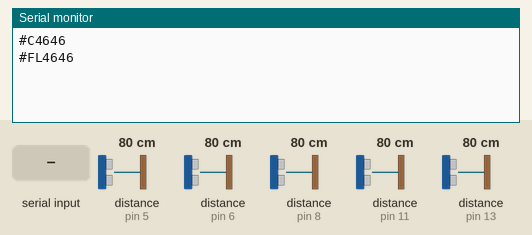
Recording of a sketch running on a simulated Arduino Mega 2560, built with avr-gcc and run on an emulated ATmega2560. On the bench: the last lines printed to the serial monitor. Wiring (inferred from the names in the program): 3 × ultrasonic range finder: trigger pin 4, echo pin 5 / trigger pin 9, echo pin 8 / trigger pin 10, echo pin 11. Inputs (shaded band) come from the test bench; at power-on: distance to the obstacle (sensors on pin 5, pin 6, pin 8, pin 11, pin 13) 80 cm. The echo pulse lasts 58.3 µs per cm.

Above: at 1.4 s.
1.5 s: "1\n" received over the second serial link
At 4.9 s:
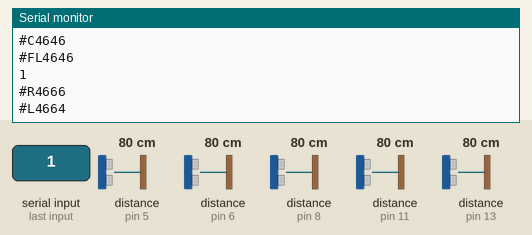
5.0 s: distance to the obstacle (sensor on pin 5) set to 2 cm
At 8.3 s:
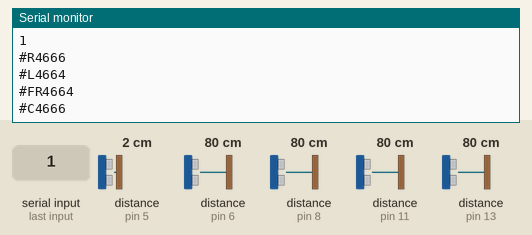
17.2 s: distance to the obstacle (sensor on pin 6) set to 2 cm
At 18.1 s:
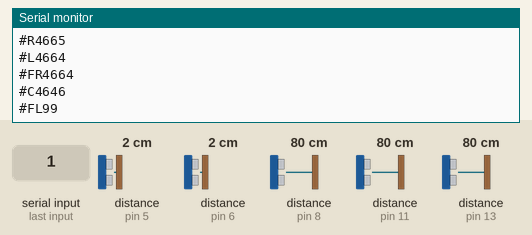
18.7 s: distance to the obstacle (sensor on pin 8) set to 2 cm
At 20.1 s:
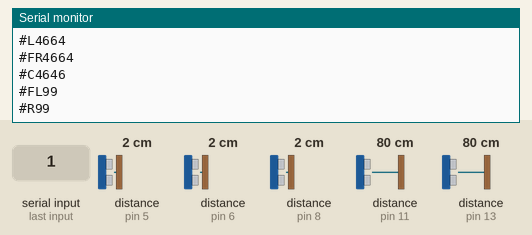
20.2 s: distance to the obstacle (sensor on pin 11) set to 2 cm
At 21.5 s:
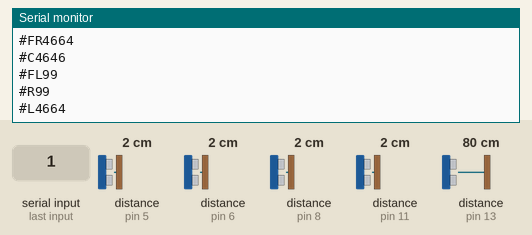
21.7 s: distance to the obstacle (sensor on pin 13) set to 2 cm
At 24.07 s:
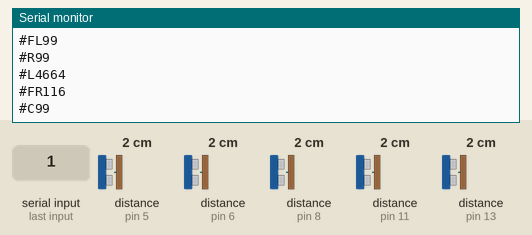
Timing chart, 0 to 24.2 s (numbered marks = the images above; inputs shaded):
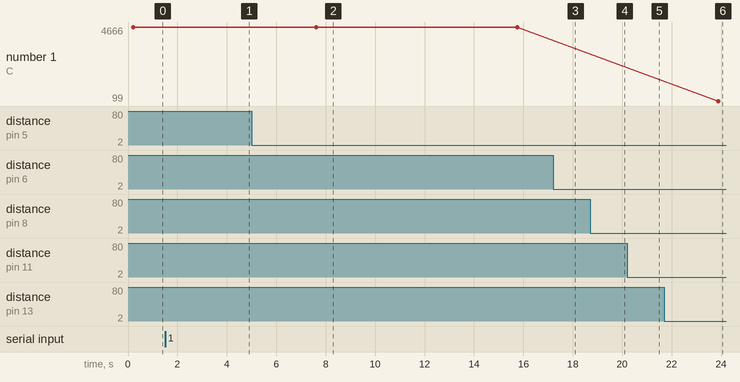

Measured:
- after the input at 1.5 s, the serial monitor: prints a new line after 2.0 s (image 1)
- after the input at 18.7 s, the serial monitor: prints a new line after 1.1 s (image 4)

The sketch:

ArduinoIoT.ino
```cpp
#define leftTrigPin 12
#define leftEchoPin 13

#define farLeftTrigPin 4
#define farLeftEchoPin 5

#define centerTrigPin 10
#define centerEchoPin 11

#define rightTrigPin 9
#define rightEchoPin 8

#define farRightTrigPin 7
#define farRightEchoPin 6

String center = "";
String left = "";
String farLeft = "";
String right = "";
String farRight = "";

String inYpr = "";
String inSensorData = "";

void setup()
{
	pinMode(leftTrigPin, OUTPUT); //trig
	pinMode(leftEchoPin, INPUT); //echo

	pinMode(farLeftTrigPin, OUTPUT); //trig
	pinMode(farLeftEchoPin, INPUT); //echo

	pinMode(centerTrigPin, OUTPUT); //trig
	pinMode(centerEchoPin, INPUT); //echo

	pinMode(rightTrigPin, OUTPUT); //trig
	pinMode(rightEchoPin, INPUT); //echo

	pinMode(farRightTrigPin, OUTPUT); //trig
	pinMode(farRightEchoPin, INPUT); //echo

	Serial.begin(57600); //TX debug

	Serial1.begin(57600); //TX - Raspberry PI 3 - Stream all data here, PI will parse and act

	Serial2.begin(57600); //RX/TX - SparkFun Razor IMU

	delay(100);

	Serial2.println("#o0"); //Disable streaming from Razor IMU, send frames only as they are requested.

	delay(100);
}

void loop()
{
	center = String("#C" + Ping(2));
	Serial.println(center);
	Serial1.println(center);

	GetYpr();

	left = String("#FL" + Ping(5));
	Serial.println(left);
	Serial1.println(left);

	GetRawData();

	right = String("#R" + Ping(3));
	Serial.println(right);
	Serial1.println(right);

	GetYpr();

	left = String("#L" + Ping(1));
	Serial.println(left);
	Serial1.println(left);

	GetRawData();

	right = String("#FR" + Ping(4));
	Serial.println(right);
	Serial1.println(right);
}

void GetYpr()
{
	Serial2.println("#ot"); //Ask for YPR
	Serial2.println("#f"); //Request frame from Razor
	inYpr = Serial2.readStringUntil('\n');
	Serial.println(String(inYpr));
	Serial1.println(String(inYpr));
	delay(30);
}

void GetRawData()
{
	Serial2.println("#osct"); //Ask for data from accelerometer, gyroscope, magnometer
	Serial2.println("#f"); //Request frame from Razor
	inSensorData = Serial2.readStringUntil('\n');
	inSensorData += Serial2.readStringUntil('\n');
	inSensorData += Serial2.readStringUntil('\n');
	Serial.println(String(inSensorData));
	Serial1.println(String(inSensorData));
	delay(30);
}

String Ping(int sensor)
{
	int trigPin;
	int echoPin;

	if (sensor == 1)
	{
		trigPin = leftTrigPin;
		echoPin = leftEchoPin;
	}
	else if (sensor == 2)
	{
		trigPin = centerTrigPin;
		echoPin = centerEchoPin;
	}
	else if (sensor == 3)
	{
		trigPin = rightTrigPin;
		echoPin = rightEchoPin;
	}
	else if (sensor == 4)
	{
		trigPin = farRightTrigPin;
		echoPin = farRightEchoPin;
	}
	else if (sensor == 5)
	{
		trigPin = farLeftTrigPin;
		echoPin = farLeftEchoPin;
	}

	digitalWrite(trigPin, LOW);
	delayMicroseconds(2);
	digitalWrite(trigPin, HIGH);
	delayMicroseconds(10);
	digitalWrite(trigPin, LOW);

	long duration = pulseIn(echoPin, HIGH);

	String r = String(duration, DEC);

	return r;
}
```
